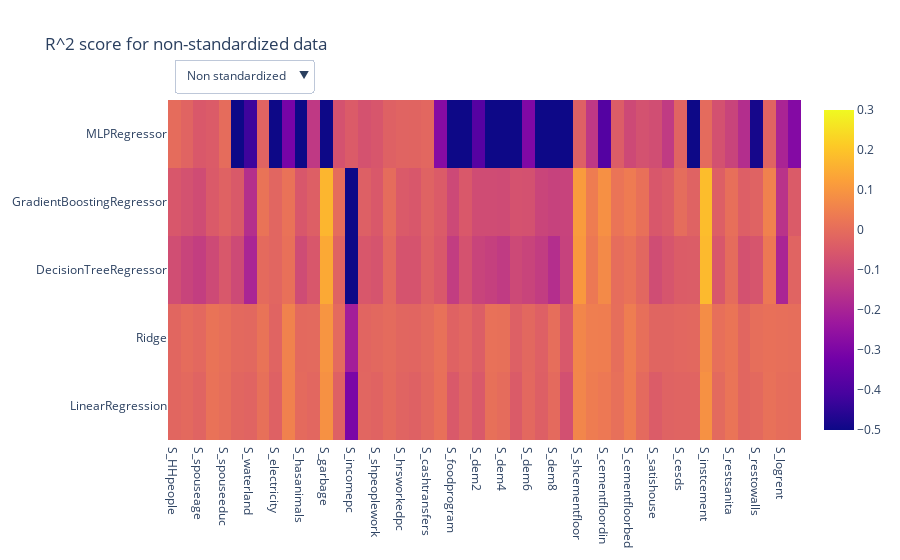

Notebook code cell kept with this figure:
### Code cell
fig = go.Figure()

fig.add_trace(go.Heatmap(   x = df_results.columns,
                            y = df_results.index,
                            z = df_results.values,
                            name = 'Non standardized',
                            zmin= -0.5,
                            zmax = 0.3))

fig.add_trace(go.Heatmap(   x = df_results_standardized.columns,
                            y = df_results_standardized.index,
                            z = df_results_standardized.values,
                            name = 'Standardized',
                            zmin= -0.5,
                            zmax = 0.3))

fig.update_layout(
    updatemenus=[
        dict(
            buttons=list([
                dict(
                    method="update",
                    args=[{"visible": [False, True]},
                           {"title": "R^2 score for standardized data"}],
                    label="Standardized"
                    
                ),
                dict(
                    method="update",
                    args=[{"visible": [True, False]},
                           {"title": "R^2 score for non-standardized data"}],
                    label="Non standardized"
                    
                )
            ]),
            direction="down",
            pad={"r": 10, "t": 10},
            showactive=True,
            x=0.01,
            xanchor="left",
            y=1.15,
            yanchor="top"
        ),
    ]
)
fig.layout.title = "R^2 score for standardized data"
fig.write_html('../figures/first_try.html')
fig.show(auto_open=False)

### Figure 1 — Plotly figure (JSON) as saved in the notebook; plotly's stock layout.template omitted (floating-point values rounded to 4 significant figures; data arrays with more than 128 entries replaced by an {"elided": "..."} marker saying what was removed)
{"data": [{"name": "Non standardized", "type": "heatmap", "visible": true, "x": ["S_HHpeople", "S_headage", "S_spouseage", "S_headeduc", "S_spouseeduc", "S_rooms", "S_waterland", "S_waterhouse", "S_electricity", "S_cementfloor2000", "S_hasanimals", "S_animalsinside", "S_garbage", "S_washhands", "S_incomepc", "S_assetspc", "S_shpeoplework", "S_microenter", "S_hrsworkedpc", "S_consumptionpc", "S_cashtransfers", "S_milkprogram", "S_foodprogram", "S_dem1", "S_dem2", "S_dem3", "S_dem4", "S_dem5", "S_dem6", "S_dem7", "S_dem8", "S_seguropopular", "S_shcementfloor", "S_cementfloorkit", "S_cementfloordin", "S_cementfloorbat", "S_cementfloorbed", "S_satisfloor", "S_satishouse", "S_satislife", "S_cesds", "S_pss", "S_instcement", "S_instsanita", "S_restsanita", "S_constceili", "S_restowalls", "S_improveany", "S_logrent", "S_logsell"], "y": ["LinearRegression", "Ridge", "DecisionTreeRegressor", "GradientBoostingRegressor", "MLPRegressor"], "z": {"elided": "5x50 float values"}, "zmax": 0.3, "zmin": -0.5}, {"name": "Standardized", "type": "heatmap", "visible": false, "x": ["S_HHpeople", "S_headage", "S_spouseage", "S_headeduc", "S_spouseeduc", "S_rooms", "S_waterland", "S_waterhouse", "S_electricity", "S_cementfloor2000", "S_hasanimals", "S_animalsinside", "S_garbage", "S_washhands", "S_incomepc", "S_assetspc", "S_shpeoplework", "S_microenter", "S_hrsworkedpc", "S_consumptionpc", "S_cashtransfers", "S_milkprogram", "S_foodprogram", "S_dem1", "S_dem2", "S_dem3", "S_dem4", "S_dem5", "S_dem6", "S_dem7", "S_dem8", "S_seguropopular", "S_shcementfloor", "S_cementfloorkit", "S_cementfloordin", "S_cementfloorbat", "S_cementfloorbed", "S_satisfloor", "S_satishouse", "S_satislife", "S_cesds", "S_pss", "S_instcement", "S_instsanita", "S_restsanita", "S_constceili", "S_restowalls", "S_improveany", "S_logrent", "S_logsell"], "y": ["LinearRegression", "Ridge", "DecisionTreeRegressor", "GradientBoostingRegressor", "MLPRegressor"], "z": {"elided": "5x50 float values"}, "zmax": 0.3, "zmin": -0.5}], "layout": {"autosize": true, "title": {"text": "R^2 score for non-standardized data"}, "updatemenus": [{"active": 1, "buttons": [{"args": [{"visible": [false, true]}, {"title": "R^2 score for standardized data"}], "label": "Standardized", "method": "update"}, {"args": [{"visible": [true, false]}, {"title": "R^2 score for non-standardized data"}], "label": "Non standardized", "method": "update"}], "direction": "down", "pad": {"r": 10, "t": 10}, "showactive": true, "x": 0.01, "xanchor": "left", "y": 1.15, "yanchor": "top"}], "xaxis": {"autorange": true, "range": [-0.5, 49.5], "type": "category"}, "yaxis": {"autorange": true, "range": [-0.5, 4.5], "type": "category"}}}
